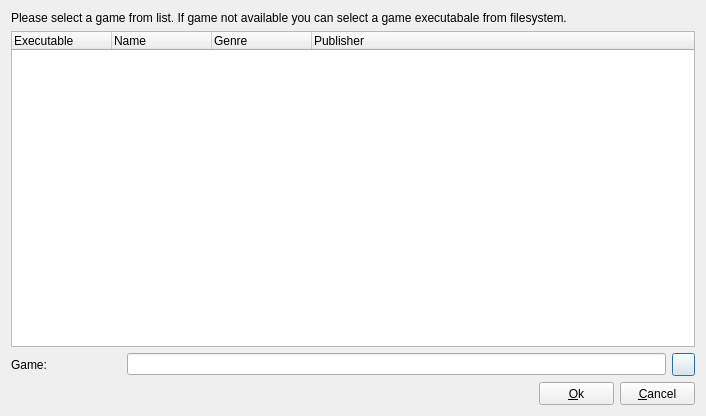
<ui version="4.0" >
 <author>Alexander Saal - alex.saal@gmx.de</author>
 <class>UiGames</class>
 <widget class="QDialog" name="UiGames" >
  <property name="geometry" >
   <rect>
    <x>0</x>
    <y>0</y>
    <width>706</width>
    <height>416</height>
   </rect>
  </property>
  <property name="windowTitle" >
   <string>Games</string>
  </property>
  <property name="windowIcon" >
   <iconset resource="../../../resource/dboxfe.qrc" >
    <normaloff>:/pics/images/applications_16.png</normaloff>:/pics/images/applications_16.png</iconset>
  </property>
  <layout class="QGridLayout" name="glGame" >
   <item row="0" column="0" >
    <widget class="QLabel" name="labelGameInformation" >
     <property name="text" >
      <string>Please select a game from list. If game not available you can select a game executabale from filesystem.</string>
     </property>
    </widget>
   </item>
   <item row="1" column="0" >
    <layout class="QGridLayout" name="gridLayoutGameOption" >
     <item row="0" column="0" >
      <widget class="QTreeWidget" name="treeWidgetGames" >
       <property name="rootIsDecorated" >
        <bool>false</bool>
       </property>
       <column>
        <property name="text" >
         <string>Executable</string>
        </property>
       </column>
       <column>
        <property name="text" >
         <string>Name</string>
        </property>
       </column>
       <column>
        <property name="text" >
         <string>Genre</string>
        </property>
       </column>
       <column>
        <property name="text" >
         <string>Publisher</string>
        </property>
       </column>
      </widget>
     </item>
     <item row="1" column="0" >
      <layout class="QHBoxLayout" name="hlGameExecutable" >
       <item>
        <widget class="QLabel" name="labelGameExecutable" >
         <property name="minimumSize" >
          <size>
           <width>110</width>
           <height>0</height>
          </size>
         </property>
         <property name="maximumSize" >
          <size>
           <width>110</width>
           <height>16777215</height>
          </size>
         </property>
         <property name="text" >
          <string>Game:</string>
         </property>
         <property name="buddy" >
          <cstring>lineEditExecutable</cstring>
         </property>
        </widget>
       </item>
       <item>
        <widget class="QLineEdit" name="lineEditExecutable" />
       </item>
       <item>
        <widget class="QPushButton" name="btnGameExecutable" >
         <property name="minimumSize" >
          <size>
           <width>23</width>
           <height>23</height>
          </size>
         </property>
         <property name="maximumSize" >
          <size>
           <width>23</width>
           <height>23</height>
          </size>
         </property>
         <property name="text" >
          <string/>
         </property>
         <property name="icon" >
          <iconset resource="../../../resource/dboxfe.qrc" >
           <normaloff>:/pics/images/folder-open_16.png</normaloff>:/pics/images/folder-open_16.png</iconset>
         </property>
        </widget>
       </item>
      </layout>
     </item>
    </layout>
   </item>
   <item row="2" column="0" >
    <layout class="QHBoxLayout" name="hlGameButtonGroup" >
     <item>
      <spacer name="hsGameButtonGroup" >
       <property name="orientation" >
        <enum>Qt::Horizontal</enum>
       </property>
       <property name="sizeHint" stdset="0" >
        <size>
         <width>40</width>
         <height>20</height>
        </size>
       </property>
      </spacer>
     </item>
     <item>
      <widget class="QPushButton" name="btnOk" >
       <property name="minimumSize" >
        <size>
         <width>75</width>
         <height>23</height>
        </size>
       </property>
       <property name="maximumSize" >
        <size>
         <width>75</width>
         <height>233</height>
        </size>
       </property>
       <property name="text" >
        <string>&amp;Ok</string>
       </property>
       <property name="icon" >
        <iconset resource="../../../resource/dboxfe.qrc" >
         <normaloff>:/pics/images/apply_16.png</normaloff>:/pics/images/apply_16.png</iconset>
       </property>
      </widget>
     </item>
     <item>
      <widget class="QPushButton" name="btnCancel" >
       <property name="minimumSize" >
        <size>
         <width>75</width>
         <height>23</height>
        </size>
       </property>
       <property name="maximumSize" >
        <size>
         <width>75</width>
         <height>233</height>
        </size>
       </property>
       <property name="text" >
        <string>&amp;Cancel</string>
       </property>
       <property name="icon" >
        <iconset resource="../../../resource/dboxfe.qrc" >
         <normaloff>:/pics/images/cancel_16.png</normaloff>:/pics/images/cancel_16.png</iconset>
       </property>
      </widget>
     </item>
    </layout>
   </item>
  </layout>
 </widget>
 <tabstops>
  <tabstop>treeWidgetGames</tabstop>
  <tabstop>lineEditExecutable</tabstop>
  <tabstop>btnGameExecutable</tabstop>
  <tabstop>btnOk</tabstop>
  <tabstop>btnCancel</tabstop>
 </tabstops>
 <resources>
  <include location="../../../resource/dboxfe.qrc" />
  <include location="../../../resource/dboxfe.qrc" />
 </resources>
 <connections>
  <connection>
   <sender>btnCancel</sender>
   <signal>clicked()</signal>
   <receiver>UiGames</receiver>
   <slot>reject()</slot>
   <hints>
    <hint type="sourcelabel" >
     <x>647</x>
     <y>399</y>
    </hint>
    <hint type="destinationlabel" >
     <x>377</x>
     <y>395</y>
    </hint>
   </hints>
  </connection>
 </connections>
</ui>
